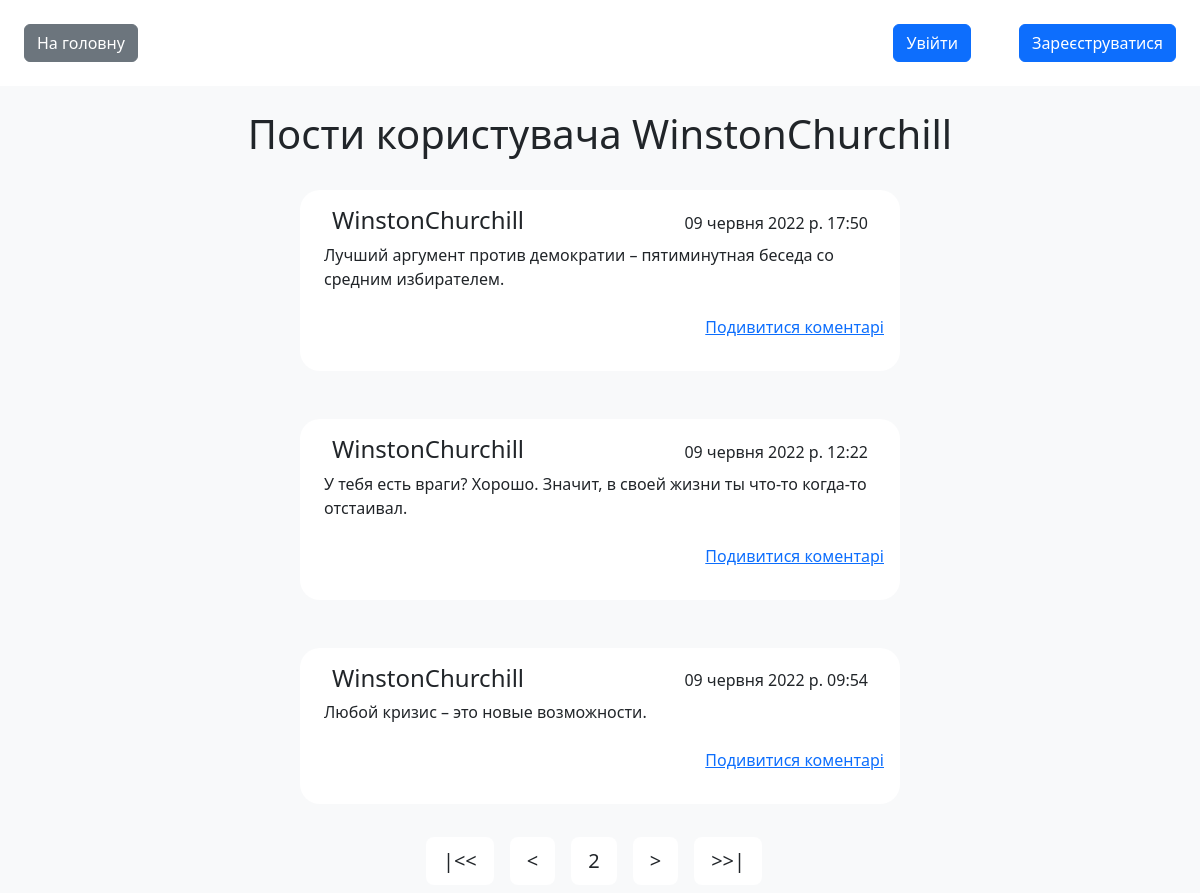
Page /user/WinstonChurchill/?page=2 on the committed database.
### blog/models.py (models this page shows)
class Post(models.Model):
    id = models.AutoField(primary_key=True)
    author = models.ForeignKey(User, on_delete=models.CASCADE)
    content = models.TextField(blank=True, verbose_name="Текст статті", null=False)
    time_create = models.DateTimeField(auto_now_add=True, verbose_name="Час створення")
    time_update = models.DateTimeField(auto_now=True, verbose_name="Час редагування")
    class Meta:
        verbose_name = 'Пости'
        verbose_name_plural = 'Пости'
        ordering = ['-time_create']

### blog/views.py (the view)
# urls.py: path('user/<str:username>/', UserPostsView.as_view(), name='user_posts'),
class UserPostsView( View):
    def get(self, request, username):
        user = User.objects.get(username=username)
        posts = Post.objects.filter(author=user)
        paginator = Paginator(posts, 3)
        page_number = request.GET.get('page', 1)
        page = paginator.get_page(page_number)
        return render(request, 'blog/user_posts.html', {
            'username': username,
            'posts': page,
        })

### blog/templates/blog/user_posts.html (shortened to what this page needs)
{% extends 'blog/base.html' %}
{% block content %}
<main class="d-flex flex-column align-items-center gap-4 w-100 pb-65">
    <h1>Пости користувача {{ username }}</h1>
    {% for post in posts %}
    <div class="mb-4 p-3 bg-white w-50  rounded-20 min-w-450">
        <div class="d-flex justify-content-between align-items-end mx-3">
            <p class="h4 m-0">{{ post.author }}</p>
            <p class="m-0">{{ post.time_create }}</p></div>
        <div><p class="text-lg p-2">{{ post.content }}</p></div>
        <div class="w-70 ml-30 g-4 justify-content-between d-flex flex-row-reverse">
            <p><a href="{% url 'post_comments' post.id %}" class="w-50 mb-0">Подивитися коментарі</a></p>
        </div>
    </div>
    {% empty %}
    <p>Постів немає.</p>
    {% endfor %}
</main>
{% if posts.has_other_pages %}
<footer class="mt-4 bg-light  fixed-bottom ">
    <div class="pagination container d-flex justify-content-center">
        {% if posts.has_previous %}
        <a href="?page=1" class="btn m-2 btn-lg bg-white btn-custom-rounded">|<<</a>
        <a href="?page={{ posts.previous_page_number }}" class="btn m-2 btn-lg bg-white btn-custom-rounded"><</a>
        {% endif %}
        <span class="btn m-2 btn-lg bg-white btn-custom-rounded">{{ posts.number }}</span>
        {% if posts.has_next %}
        <a href="?page={{ posts.next_page_number }}" class="btn m-2 btn-lg bg-white btn-custom-rounded">></a>
        <a href="?page={{ posts.paginator.num_pages }}" class="btn m-2 btn-lg bg-white btn-custom-rounded">>>|</a>
        {% endif %}
    </div>
</footer>
{% endif %}
{% endblock %}

### static/css/styles.css (style rules this page uses)
html, body { margin: 0; height: 100%; }
.pb-65 { padding-bottom: 65px; }
.rounded-20 { border-radius: 20px; }
.min-w-450 { min-width: 450px; }
.w-70 { width:70% }
.ml-30 { margin-left: 30% }

### rows in the picture
Post: author "WinstonChurchill", time_create "09 червня 2022 р. 17:50", content "Лучший аргумент против демократии – пятиминутная беседа со средним избирателем."
Post: author "WinstonChurchill", time_create "09 червня 2022 р. 12:22", content "У тебя есть враги? Хорошо. Значит, в своей жизни ты что-то когда-то отстаивал."
Post: author "WinstonChurchill", time_create "09 червня 2022 р. 09:54", content "Любой кризис – это новые возможности."

### other values in the picture
{{ username }} "WinstonChurchill"
{{ posts.number }} "2"
